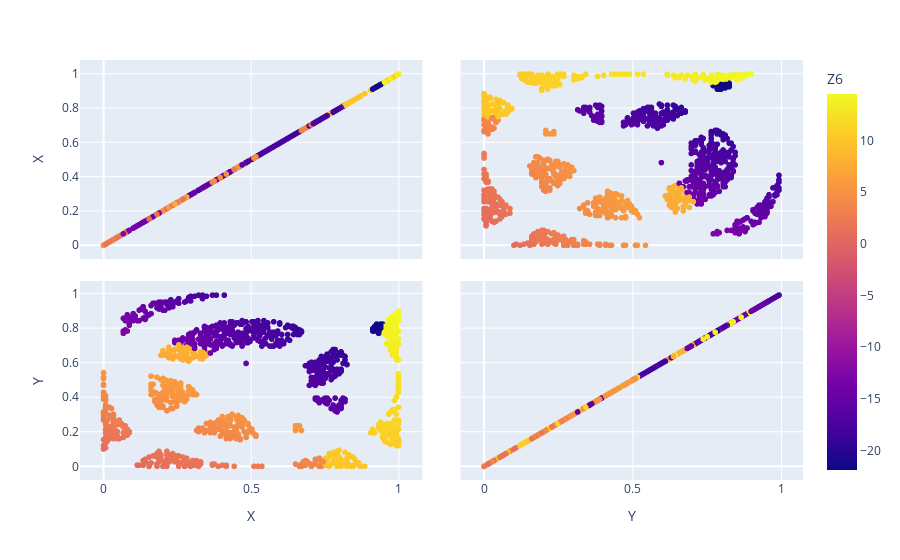

Notebook cell for this chart:
### Code cell
df_test=pd.DataFrame(pd.concat([pd.DataFrame(X_test,columns=['X','Y']),pd.DataFrame(Y_test_Z,columns=[select_name_Z])],axis=1))
print('Plot of target: ',select_name_Z,'\n')
fig = px.scatter_matrix(df_test,
dimensions=['X','Y'],
color=select_name_Z)
fig.show()

### Figure 1 — Plotly figure (JSON) as saved in the notebook; plotly's stock layout.template omitted (floating-point values rounded to 4 significant figures; data arrays with more than 128 entries replaced by an {"elided": "..."} marker saying what was removed)
{"data": [{"dimensions": [{"axis": {"matches": true}, "label": "X", "values": {"elided": "1071 float values"}}, {"axis": {"matches": true}, "label": "Y", "values": {"elided": "1071 float values"}}], "hovertemplate": "%{xaxis.title.text}=%{x}<br>%{yaxis.title.text}=%{y}<br>Z6=%{marker.color}<extra></extra>", "legendgroup": "", "marker": {"color": {"elided": "1071 float values"}, "coloraxis": "coloraxis", "symbol": "circle"}, "name": "", "showlegend": false, "type": "splom"}], "layout": {"coloraxis": {"colorbar": {"title": {"text": "Z6"}}, "colorscale": [[0, "#0d0887"], [0.1111, "#46039f"], [0.2222, "#7201a8"], [0.3333, "#9c179e"], [0.4444, "#bd3786"], [0.5556, "#d8576b"], [0.6667, "#ed7953"], [0.7778, "#fb9f3a"], [0.8889, "#fdca26"], [1, "#f0f921"]]}, "dragmode": "select", "legend": {"tracegroupgap": 0}, "margin": {"t": 60}}}
